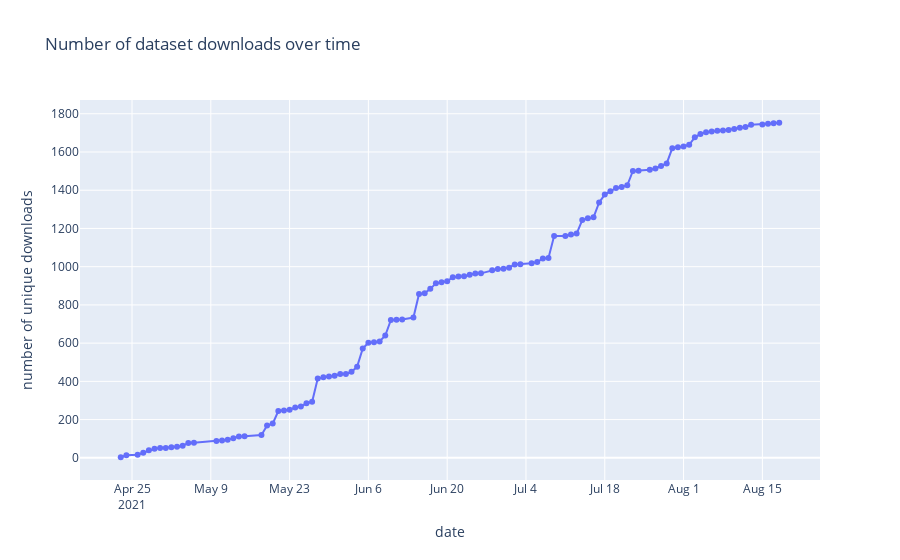

Notebook source saved alongside this figure:
### Markdown cell above
### Version 2

### Code cell
downloads_v2 = combined[['download_dt', 'remoteip', 'dataset_id']].drop_duplicates()
downloads_v2['count'] = 1
downloads_v2 = downloads_v2[['download_dt', 'count']].groupby(['download_dt']).sum().reset_index()
downloads_v2['cum_downloads'] = downloads_v2['count'].cumsum()

fig = go.Figure(go.Scatter(
    mode = "lines+markers",
    x = downloads_v2['download_dt'].tolist(),
    y = downloads_v2['cum_downloads'].tolist()
    ))

fig.update_layout(
    title="Number of dataset downloads over time",
    xaxis_title="date",
    yaxis_title="number of unique downloads"
)
             
fig.show()

### Figure 1 — Plotly figure (JSON) as saved in the notebook; plotly's stock layout.template omitted (floating-point values rounded to 4 significant figures)
{"data": [{"mode": "lines+markers", "type": "scatter", "x": ["2021-04-23", "2021-04-24", "2021-04-26", "2021-04-27", "2021-04-28", "2021-04-29", "2021-04-30", "2021-05-01", "2021-05-02", "2021-05-03", "2021-05-04", "2021-05-05", "2021-05-06", "2021-05-10", "2021-05-11", "2021-05-12", "2021-05-13", "2021-05-14", "2021-05-15", "2021-05-18", "2021-05-19", "2021-05-20", "2021-05-21", "2021-05-22", "2021-05-23", "2021-05-24", "2021-05-25", "2021-05-26", "2021-05-27", "2021-05-28", "2021-05-29", "2021-05-30", "2021-05-31", "2021-06-01", "2021-06-02", "2021-06-03", "2021-06-04", "2021-06-05", "2021-06-06", "2021-06-07", "2021-06-08", "2021-06-09", "2021-06-10", "2021-06-11", "2021-06-12", "2021-06-14", "2021-06-15", "2021-06-16", "2021-06-17", "2021-06-18", "2021-06-19", "2021-06-20", "2021-06-21", "2021-06-22", "2021-06-23", "2021-06-24", "2021-06-25", "2021-06-26", "2021-06-28", "2021-06-29", "2021-06-30", "2021-07-01", "2021-07-02", "2021-07-03", "2021-07-05", "2021-07-06", "2021-07-07", "2021-07-08", "2021-07-09", "2021-07-11", "2021-07-12", "2021-07-13", "2021-07-14", "2021-07-15", "2021-07-16", "2021-07-17", "2021-07-18", "2021-07-19", "2021-07-20", "2021-07-21", "2021-07-22", "2021-07-23", "2021-07-24", "2021-07-26", "2021-07-27", "2021-07-28", "2021-07-29", "2021-07-30", "2021-07-31", "2021-08-01", "2021-08-02", "2021-08-03", "2021-08-04", "2021-08-05", "2021-08-06", "2021-08-07", "2021-08-08", "2021-08-09", "2021-08-10", "2021-08-11", "2021-08-12", "2021-08-13", "2021-08-15", "2021-08-16", "2021-08-17", "2021-08-18"], "y": [3, 13, 16, 26, 40, 47, 51, 52, 55, 58, 63, 78, 79, 88, 91, 94, 103, 112, 113, 119, 169, 179, 245, 247, 251, 263, 268, 285, 293, 415, 422, 426, 429, 438, 439, 450, 477, 572, 602, 604, 609, 640, 721, 722, 724, 734, 857, 861, 884, 913, 919, 924, 945, 948, 950, 958, 964, 965, 981, 988, 989, 995, 1012, 1013, 1018, 1024, 1043, 1046, 1160, 1161, 1169, 1173, 1244, 1253, 1258, 1336, 1377, 1394, 1412, 1417, 1426, 1501, 1502, 1507, 1514, 1527, 1540, 1620, 1625, 1629, 1638, 1677, 1694, 1703, 1707, 1711, 1712, 1715, 1720, 1727, 1731, 1742, 1744, 1748, 1751, 1753]}], "layout": {"title": {"text": "Number of dataset downloads over time"}, "xaxis": {"title": {"text": "date"}}, "yaxis": {"title": {"text": "number of unique downloads"}}}}
